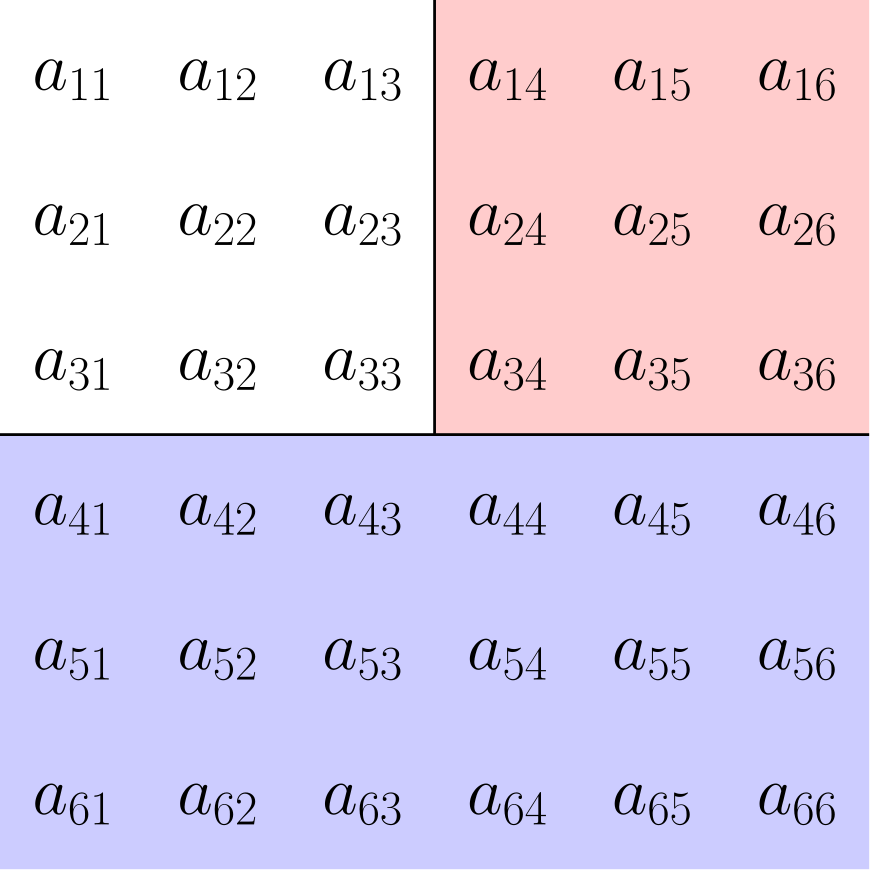

Reproduce this figure in Python.
import numpy as np, matplotlib.pyplot as plt, matplotlib.patches as patches
from matplotlib import rcParams
from pathlib import Path

rcParams['text.usetex'] = True
rcParams['font.family'] = 'Computer Modern'

fig = plt.figure(figsize=(9,9))
ax = fig.add_subplot()
ax.set_aspect('equal')
ax.axis('off')

for x in range(6):
    for y in range(6):
        ax.annotate(
            text=f'$a_{{ {6-y}{x+1} }}$',
            xy=(x + 0.5, y + 0.5),
            fontsize=50,
            ha='center',
            va='center'
        )

ax.plot([3, 3], [6, 3], linewidth=2, color='black')
ax.axhline(y=3, linewidth=2, color='black')

ax.add_patch(plt.Rectangle(
    xy=(3, 3),
    width=3,
    height=3,
    facecolor=(1, 0, 0, 0.2)
))

ax.add_patch(plt.Rectangle(
    xy=(0, 0),
    width=36,
    height=3,
    facecolor=(0, 0, 1, 0.2)
))

ax.set_xlim(0, 6)
ax.set_ylim(0, 6)

plt.tight_layout()

plt.savefig(Path(__file__).with_suffix('.pdf'), format="pdf", bbox_inches="tight", pad_inches=0)
